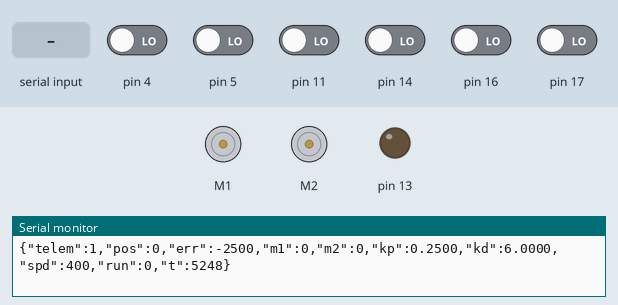
A sketch run on a simulated Arduino Uno, built with avr-gcc and run on an emulated ATmega328P. On the bench: 2 × DC motor (green arrow = forward, orange = backward, longer = faster), output pins drawn as LEDs (lit = HIGH), the last lines printed to the serial monitor. Inputs (shaded band) come from the test bench; at power-on: pin 4, pin 5, pin 11, pin 14, pin 16, pin 17 LOW.

Above: at 5.3 s.
5.4 s: "START\n" received over Serial
At 6.5 s:
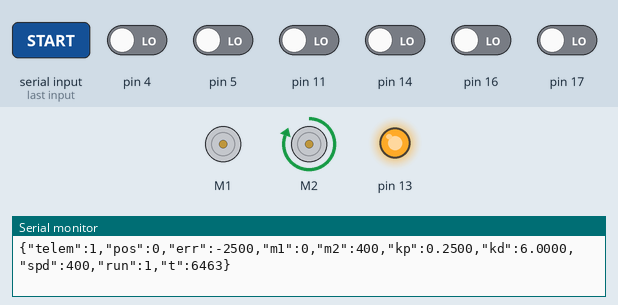
6.9 s: pin 5 driven HIGH
At 7.6 s:
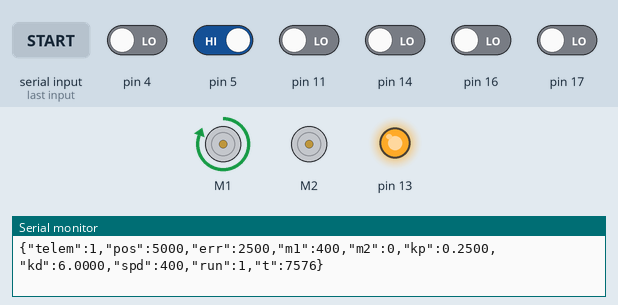
8.4 s: pin 4 driven HIGH
At 8.9 s:
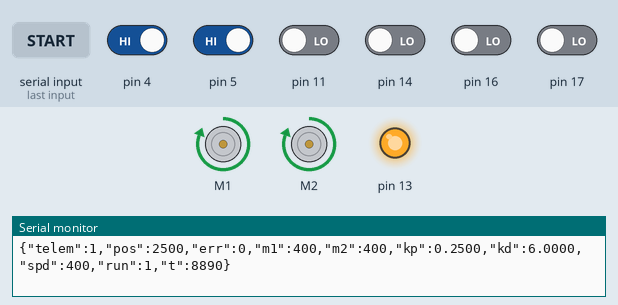
9.9 s: pin 11 driven HIGH
At 11.1 s:
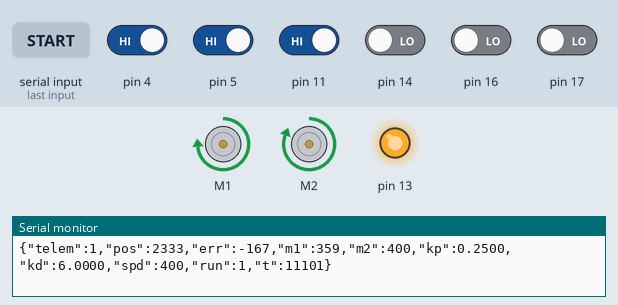
11.4 s: pin 16 driven HIGH
At 12.5 s:
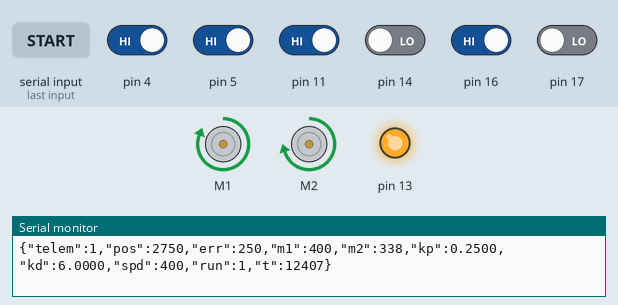
12.9 s: "SPEED:90\n" received over Serial
At 13.6 s:
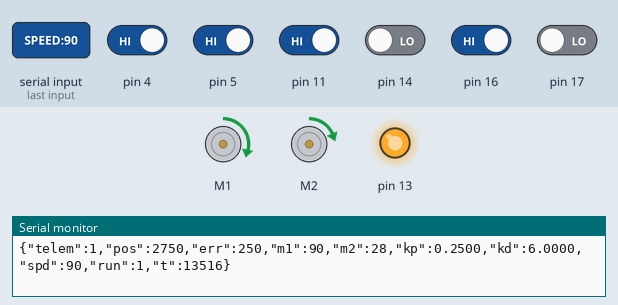
Timing chart, 0 to 15.4 s (numbered marks = the images above; inputs shaded):
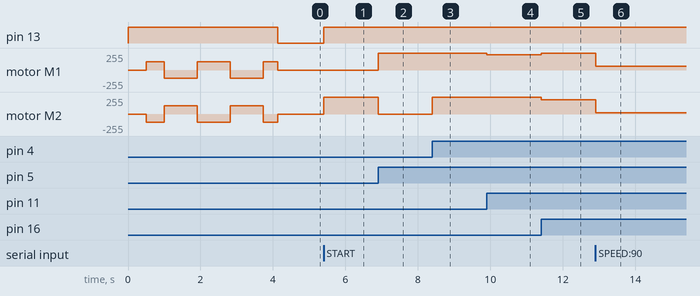

Measured:
- after the input at 5.4 s, pin 13: LOW → HIGH at once; motor M2: stopped → forward 255/255 at once
- after the input at 6.9 s, motor M1: stopped → forward 255/255 at once; motor M2: forward 255/255 → stopped at once
- after the input at 8.4 s, motor M2: stopped → forward 255/255 at once
- after the input at 9.9 s, motor M1: forward 255/255 → forward 228/255 at once
- after the input at 11.4 s, motor M1: forward 228/255 → forward 255/255 at once; motor M2: forward 255/255 → forward 215/255 at once
- after the input at 12.9 s, motor M1: forward 255/255 → forward 57/255 at once; motor M2: forward 215/255 → forward 17/255 at once

The sketch:

Telem_Seguidor.ino
```cpp
/*
 * Zumo Line Follower — Control via Serial
 * ─────────────────────────────────────────────────────────────────
 * Comandos recibidos por Serial (115200 baud):
 *
 *   START              → Inicia seguimiento de línea
 *   STOP               → Detiene el robot
 *   PID:<kp>,<kd>      → Ajusta constantes PID  ej: PID:0.25,6.0
 *   SPEED:<max>        → Ajusta velocidad máxima (0-400) ej: SPEED:300
 *   INTERVAL:<ms>      → Intervalo de telemetría en ms  ej: INTERVAL:100
 *
 * Datos enviados por Serial (JSON):
 *   {"pos":<pos>,"err":<err>,"m1":<m1>,"m2":<m2>,"kp":<kp>,"kd":<kd>,"spd":<max>,"run":<0|1>}
 *
 * ─────────────────────────────────────────────────────────────────
 */

#include <Wire.h>
#include <ZumoShield.h>

// ── Hardware ──────────────────────────────────────────────────────
ZumoReflectanceSensorArray reflectanceSensors;
ZumoMotors motors;

// ── Parámetros PID (ajustables via serial) ────────────────────────
float KP         = 0.25f;
float KD         = 6.0f;
int   MAX_SPEED  = 400;

// ── Telemetría ────────────────────────────────────────────────────
unsigned long TELEM_INTERVAL_MS = 100;   // cada cuántos ms enviar datos
unsigned long lastTelemTime     = 0;

// ── Estado ────────────────────────────────────────────────────────
bool  running   = false;
int   lastError = 0;

// Últimos valores para telemetría
int lastPosition = 0;
int lastM1 = 0, lastM2 = 0;

// ── Buffer de comandos serial ─────────────────────────────────────
String cmdBuffer = "";

// ═══════════════════════════════════════════════════════════════════
void setup()
{
  Serial.begin(115200);

  reflectanceSensors.init();
  motors.setSpeeds(0, 0);

  pinMode(13, OUTPUT);
  digitalWrite(13, LOW);

  // Calibración automática al encender
  calibrate();

  Serial.println(F("{\"status\":\"READY\",\"msg\":\"Enviar START para comenzar\"}"));
  sendParams();
}

// ═══════════════════════════════════════════════════════════════════
void loop()
{
  // ── Leer comandos serial ──────────────────────────────────────
  while (Serial.available())
  {
    char c = (char)Serial.read();
    if (c == '\n' || c == '\r')
    {
      cmdBuffer.trim();
      if (cmdBuffer.length() > 0)
      {
        processCommand(cmdBuffer);
        cmdBuffer = "";
      }
    }
    else
    {
      cmdBuffer += c;
    }
  }

  // ── Control de línea ─────────────────────────────────────────
  if (running)
  {
    unsigned int sensors[6];
    int position = reflectanceSensors.readLine(sensors);
    int error    = position - 2500;

    int speedDiff = (int)(KP * error) + (int)(KD * (error - lastError));
    lastError = error;

    int m1Speed = constrain(MAX_SPEED + speedDiff, 0, MAX_SPEED);
    int m2Speed = constrain(MAX_SPEED - speedDiff, 0, MAX_SPEED);

    motors.setSpeeds(m1Speed, m2Speed);

    lastPosition = position;
    lastM1 = m1Speed;
    lastM2 = m2Speed;
  }

  // ── Telemetría periódica ──────────────────────────────────────
  unsigned long now = millis();
  if (now - lastTelemTime >= TELEM_INTERVAL_MS)
  {
    lastTelemTime = now;
    sendTelemetry();
  }
}

// ═══════════════════════════════════════════════════════════════════
void processCommand(const String& cmd)
{
  if (cmd == "START")
  {
    running   = true;
    lastError = 0;
    digitalWrite(13, HIGH);
    Serial.println(F("{\"status\":\"RUNNING\"}"));
  }
  else if (cmd == "STOP")
  {
    running = false;
    motors.setSpeeds(0, 0);
    digitalWrite(13, LOW);
    Serial.println(F("{\"status\":\"STOPPED\"}"));
  }
  else if (cmd.startsWith("PID:"))
  {
    // Formato: PID:kp,kd
    String params = cmd.substring(4);
    int comma = params.indexOf(',');
    if (comma > 0)
    {
      KP = params.substring(0, comma).toFloat();
      KD = params.substring(comma + 1).toFloat();
      Serial.print(F("{\"status\":\"PID_OK\",\"kp\":"));
      Serial.print(KP, 4);
      Serial.print(F(",\"kd\":"));
      Serial.print(KD, 4);
      Serial.println(F("}"));
    }
    else
    {
      Serial.println(F("{\"status\":\"ERROR\",\"msg\":\"Formato: PID:kp,kd\"}"));
    }
  }
  else if (cmd.startsWith("SPEED:"))
  {
    int spd = cmd.substring(6).toInt();
    if (spd >= 0 && spd <= 400)
    {
      MAX_SPEED = spd;
      Serial.print(F("{\"status\":\"SPEED_OK\",\"max_speed\":"));
      Serial.print(MAX_SPEED);
      Serial.println(F("}"));
    }
    else
    {
      Serial.println(F("{\"status\":\"ERROR\",\"msg\":\"SPEED debe ser 0-400\"}"));
    }
  }
  else if (cmd.startsWith("INTERVAL:"))
  {
    unsigned long iv = cmd.substring(9).toInt();
    if (iv >= 10 && iv <= 10000)
    {
      TELEM_INTERVAL_MS = iv;
      Serial.print(F("{\"status\":\"INTERVAL_OK\",\"interval_ms\":"));
      Serial.print(TELEM_INTERVAL_MS);
      Serial.println(F("}"));
    }
    else
    {
      Serial.println(F("{\"status\":\"ERROR\",\"msg\":\"INTERVAL debe ser 10-10000 ms\"}"));
    }
  }
  else if (cmd == "PARAMS")
  {
    sendParams();
  }
  else
  {
    Serial.print(F("{\"status\":\"UNKNOWN\",\"cmd\":\""));
    Serial.print(cmd);
    Serial.println(F("\"}"));
  }
}

// ═══════════════════════════════════════════════════════════════════
void sendTelemetry()
{
  Serial.print(F("{\"telem\":1,\"pos\":"));
  Serial.print(lastPosition);
  Serial.print(F(",\"err\":"));
  Serial.print(lastPosition - 2500);
  Serial.print(F(",\"m1\":"));
  Serial.print(lastM1);
  Serial.print(F(",\"m2\":"));
  Serial.print(lastM2);
  Serial.print(F(",\"kp\":"));
  Serial.print(KP, 4);
  Serial.print(F(",\"kd\":"));
  Serial.print(KD, 4);
  Serial.print(F(",\"spd\":"));
  Serial.print(MAX_SPEED);
  Serial.print(F(",\"run\":"));
  Serial.print(running ? 1 : 0);
  Serial.print(F(",\"t\":"));
  Serial.print(millis());
  Serial.println(F("}"));
}

// ═══════════════════════════════════════════════════════════════════
void sendParams()
{
  Serial.print(F("{\"params\":1,\"kp\":"));
  Serial.print(KP, 4);
  Serial.print(F(",\"kd\":"));
  Serial.print(KD, 4);
  Serial.print(F(",\"max_speed\":"));
  Serial.print(MAX_SPEED);
  Serial.print(F(",\"interval_ms\":"));
  Serial.print(TELEM_INTERVAL_MS);
  Serial.println(F("}"));
}

// ═══════════════════════════════════════════════════════════════════
void calibrate()
{
  Serial.println(F("{\"status\":\"CALIBRATING\"}"));
  digitalWrite(13, HIGH);
  delay(500);

  for (int i = 0; i < 80; i++)
  {
    if ((i > 10 && i <= 30) || (i > 50 && i <= 70))
      motors.setSpeeds(-200, 200);
    else
      motors.setSpeeds(200, -200);

    reflectanceSensors.calibrate();
    delay(20);
  }

  motors.setSpeeds(0, 0);
  digitalWrite(13, LOW);
  Serial.println(F("{\"status\":\"CALIBRATION_DONE\"}"));
}
```
